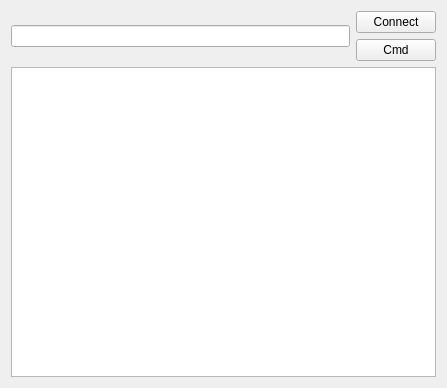
<?xml version="1.0" encoding="UTF-8"?>
<ui version="4.0">
 <class>MainWindow</class>
 <widget class="QMainWindow" name="MainWindow">
  <property name="geometry">
   <rect>
    <x>0</x>
    <y>0</y>
    <width>447</width>
    <height>388</height>
   </rect>
  </property>
  <property name="windowTitle">
   <string>MainWindow</string>
  </property>
  <widget class="QWidget" name="centralWidget">
   <layout class="QVBoxLayout" name="verticalLayout_3">
    <item>
     <layout class="QVBoxLayout" name="verticalLayout_2">
      <item>
       <layout class="QHBoxLayout" name="horizontalLayout">
        <item>
         <widget class="QLineEdit" name="lineEdit"/>
        </item>
        <item>
         <layout class="QVBoxLayout" name="verticalLayout">
          <item>
           <widget class="QPushButton" name="pushButton">
            <property name="text">
             <string>Connect</string>
            </property>
           </widget>
          </item>
          <item>
           <widget class="QPushButton" name="pushButton_2">
            <property name="text">
             <string>Cmd</string>
            </property>
           </widget>
          </item>
         </layout>
        </item>
       </layout>
      </item>
      <item>
       <widget class="QPlainTextEdit" name="plainTextEdit"/>
      </item>
     </layout>
    </item>
   </layout>
  </widget>
 </widget>
 <layoutdefault spacing="6" margin="11"/>
 <resources/>
 <connections/>
</ui>
